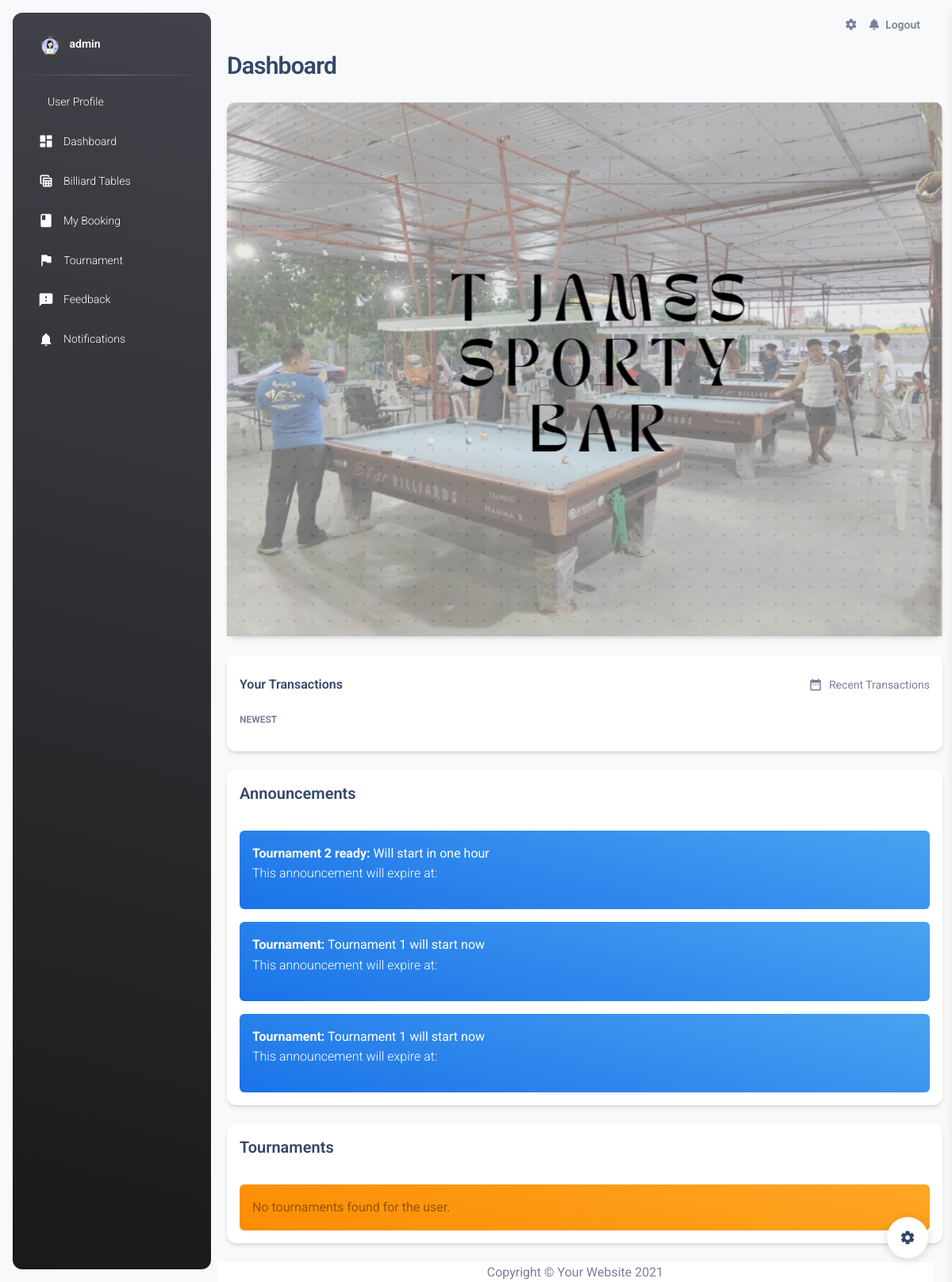
Before: /user_dashboard.php (signed in) with the older database file.
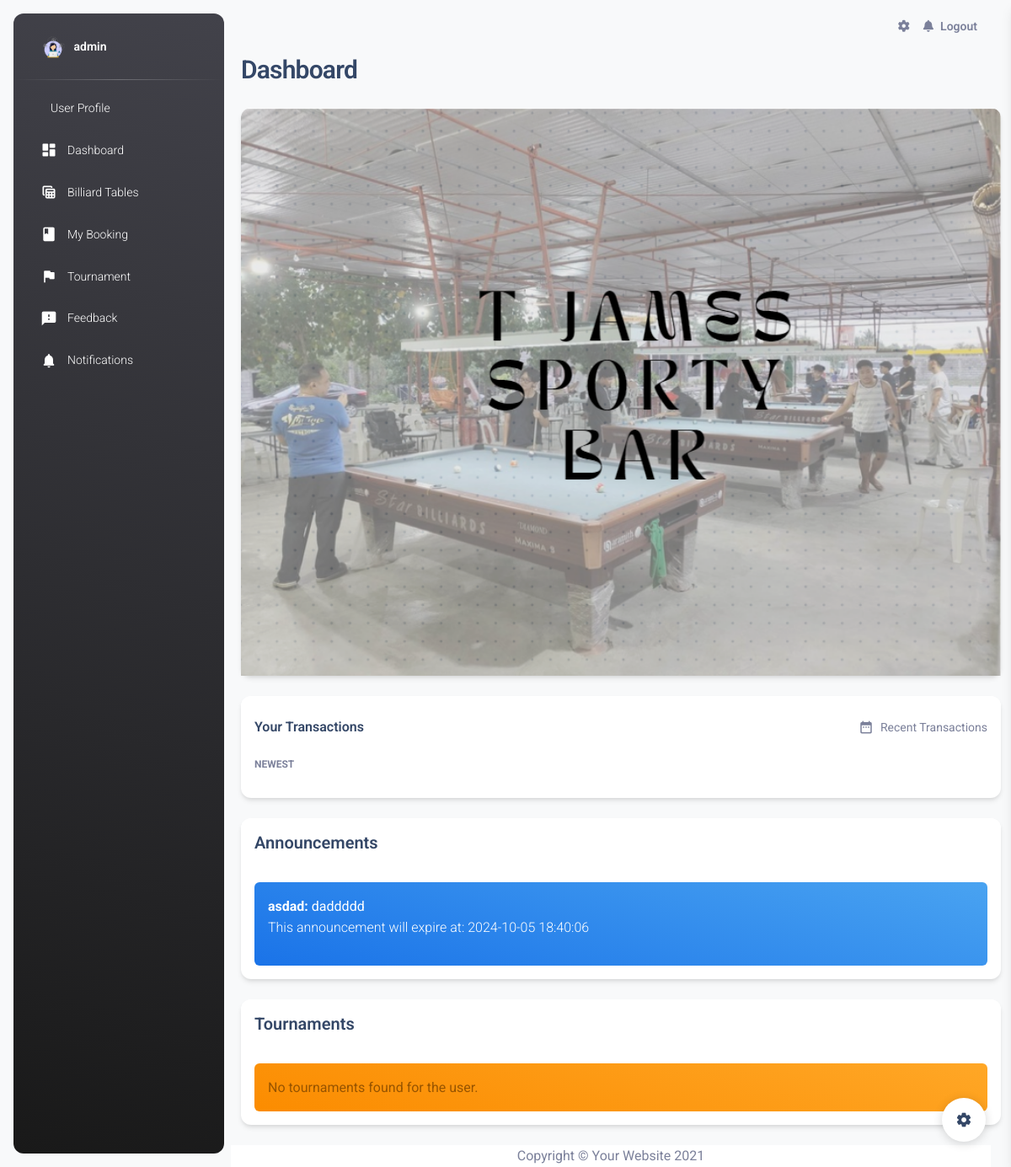
After: the same page with the newer database file.
### tables this page shows
CREATE TABLE `announcements` (
  `id` int(11) NOT NULL,
  `title` varchar(255) NOT NULL,
  `body` text NOT NULL,
  `tournament_id` int(11) NOT NULL,
  `round` int(11) NOT NULL,
  `created_at` timestamp NOT NULL DEFAULT current_timestamp(),
  `expires_at` datetime NOT NULL
);

### user_dashboard.php (the view, shortened to what the changed rows need)
<?php
include 'conn.php';
try {
   $stmt = $conn->prepare("SELECT id, title, body, created_at, expires_at FROM announcements WHERE expires_at IS NULL OR expires_at > NOW() ORDER BY created_at DESC");
   $stmt->execute();
   $announcements = $stmt->fetchAll(PDO::FETCH_ASSOC);
} catch (PDOException $e) {
   echo "Failed: " . $e->getMessage();
}
?>
<!DOCTYPE html>
<html lang="en">
   <head>
      <link href="./assets/css/nucleo-icons.css" rel="stylesheet" />
      <link href="./assets/css/nucleo-svg.css" rel="stylesheet" />
      <link id="pagestyle" href="./assets/css/material-dashboard.css?v=3.1.0" rel="stylesheet" />
      <link href="vendor/fontawesome-free/css/all.min.css" rel="stylesheet" type="text/css">
   </head>
   <body class="g-sidenav-show  bg-gray-100">
      <main class="main-content border-radius-lg ">
         <div class="container-fluid">
         <div class="d-sm-flex align-items-center justify-content-between mb-4">
            <h1 class="h3 mb-0 text-gray-800">Dashboard</h1>
         </div>
         <div class="card mt-4">
            <div class="card-body p-3 pb-0">
            <?php if (!empty($announcements)): ?>
               <?php foreach ($announcements as $announcement): ?>
                  <div class="alert alert-info alert-dismissible fade show custom-alert" role="alert">
                        <strong><?php echo htmlspecialchars($announcement['title']); ?>:</strong>
                        <?php echo htmlspecialchars($announcement['body']); ?>
                        <p>This announcement will expire at: <?php echo htmlspecialchars($announcement['expires_at']); ?></p>
                        <button type="button" class="btn-close" data-bs-dismiss="alert" aria-label="Close"></button>
                  </div>
               <?php endforeach; ?>
               <?php else: ?>
                  <div class="alert alert-warning" role="alert">
                     No announcements found.
                  </div>
               <?php endif; ?>
            </div>
         </div>
      </main>
   </body>
</html>

Changed rows visible on the page:
removed announcements: title "Tournament 2 ready", body "Will start in one hour"
removed announcements: title "Tournament", body "Tournament 1 will start now"
removed announcements: title "Tournament", body "Tournament 1 will start now"
added announcements: title "asdad", body "daddddd", expires_at "2024-10-05 18:40:06"
